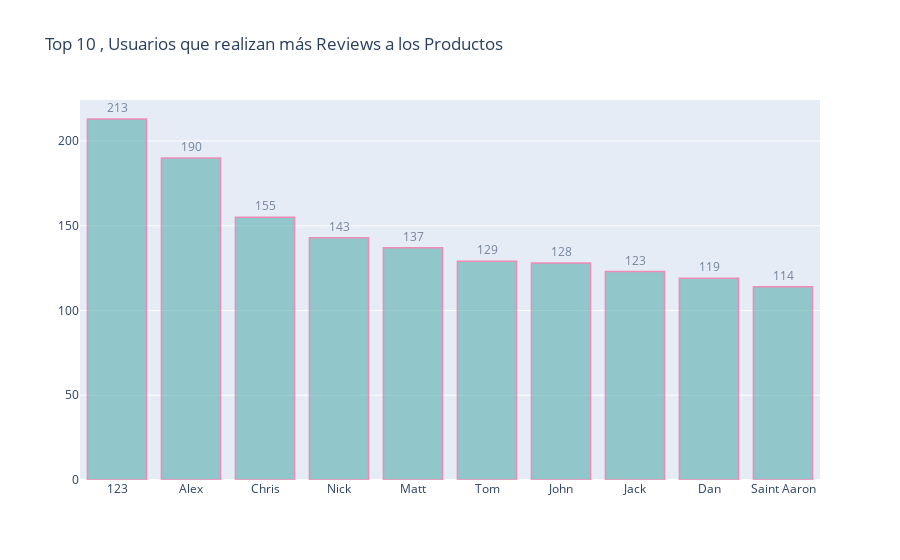

The notebook cell saved with this chart:
### Code cell
import plotly.graph_objects as go

fig = go.Figure(go.Bar(
            x= reviews.username,
            y= reviews.num_reviews,
            orientation='v'))

fig.update_traces(marker_color='#5BAEAD', marker_line_color='rgba (246, 78, 139, 1.0)',
                  marker_line_width=1.5, opacity=0.6)

fig.update_traces(texttemplate='%{y:s}', textposition='outside')

fig.update_layout(title_text='Top 10 , Usuarios que realizan más Reviews a los Productos')

fig.show()

### Figure 1 — Plotly figure (JSON) as saved in the notebook; plotly's stock layout.template omitted (floating-point values rounded to 4 significant figures)
{"data": [{"marker": {"color": "#5BAEAD", "line": {"color": "rgba (246, 78, 139, 1.0)", "width": 1.5}}, "opacity": 0.6, "orientation": "v", "textposition": "outside", "texttemplate": "%{y:s}", "type": "bar", "x": ["123", "Alex", "Chris", "Nick", "Matt", "Tom", "John", "Jack", "Dan", "Saint Aaron"], "y": [213, 190, 155, 143, 137, 129, 128, 123, 119, 114]}], "layout": {"title": {"text": "Top 10 , Usuarios que realizan más Reviews a los Productos"}}}
